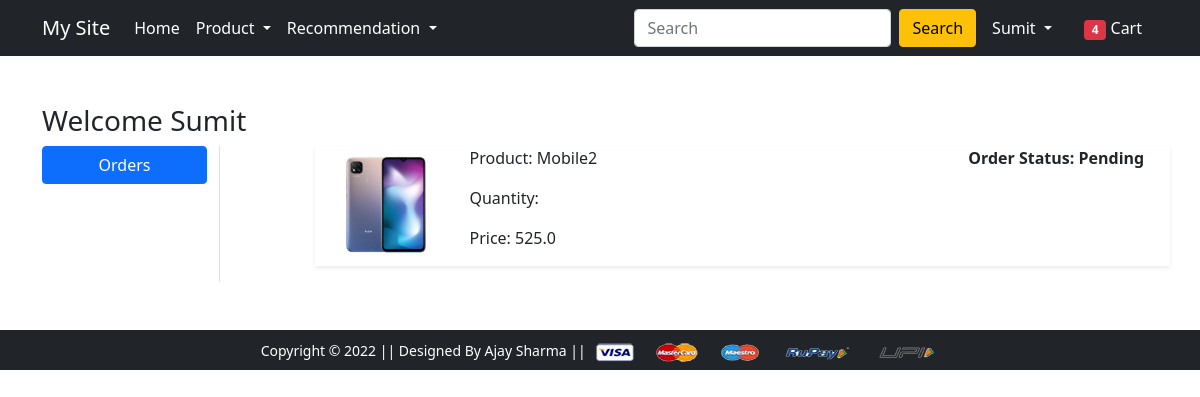
Page /orders/ (signed in) on the committed database.
### apps/models.py (models this page shows, shortened)
class OrderPlaced(models.Model):
    user = models.ForeignKey(User, on_delete=models.CASCADE)
    customer = models.ForeignKey(Customer, on_delete=models.CASCADE)
    product = models.ForeignKey(Product, on_delete=models.CASCADE)
    quantity = models.PositiveBigIntegerField(default=1)
    ordered_date = models.DateTimeField(auto_now_add=True)
    status = models.CharField(max_length=50, choices=STATUS_CHOICES, default='Pending')
    @property
    def total_cost(self):
        return self.quantity * self.product.discounted_price

class Product(models.Model):
    title = models.CharField(max_length=100)
    selling_price = models.FloatField()
    discounted_price = models.FloatField()
    description = models.TextField()
    brand = models.CharField(max_length=100)
    category = models.CharField(choices=CATEGORY_CHOICES, max_length=2)
    product_img = models.ImageField(upload_to='productimg')

### apps/views.py (the view)
# urls.py: path('orders/', views.orders, name='orders'),
@login_required
def orders(request):
    totalitem = 0
    op = OrderPlaced.objects.filter(user=request.user)
    if request.user.is_authenticated:
        totalitem = len(Cart.objects.filter(user=request.user))
    return render(request, 'app/orders.html', {'order_placed': op, 'totalitem': totalitem})

### apps/templates/app/orders.html (shortened to what this page needs)
{% extends 'app/base.html' %}
{% load static %}
{% block main-content %}
<div class="container my-5">
 <div class="row">
 <h3>Welcome <span class="text-capitalize">{{request.user}}</span></h3>
  <div class="col-sm-2 border-end">
   <ul class="list-unstyled">
    <li class="d-grid"><a href="{% url 'orders' %}" class="btn btn-primary">Orders</a></li>
   </ul>
  </div>
  <div class="col-sm-9 offset-sm-1">
    {% for op in order_placed %}
   <div class="row shadow-sm mb-3">
    <div class="col-sm-2">
        <img src="{{op.product.product_img.url}}" alt="" srcset="" class="img-fluid" height="150" width="150">
    </div>
    <div class="col-sm-7">
        <p>Product: {{op.product.title}}</p>
        <p>Quantity: {{op..quantity}}</p>
        <p>Price: {{op.total_cost}}</p>
    </div>
    <div class="col-sm-3 fw-bold">
        <p>Order Status: {{op.status}}</p>
    </div>
   </div>
   {% endfor %}
  </div>
 </div>
</div>
{% endblock main-content %}

### apps/templates/app/base.html (shortened to what this page needs)
<!doctype html>
{% load static %}
<html lang="en">
  <head>
    <link href="https://cdn.jsdelivr.net/npm/bootstrap@5.0.0-beta1/dist/css/bootstrap.min.css" rel="stylesheet">
    <link rel="stylesheet" href="{% static 'app/css/owl.carousel.min.css' %}">
    <link rel="stylesheet" href="https://cdnjs.cloudflare.com/ajax/libs/font-awesome/4.7.0/css/font-awesome.min.css">
    <link rel="stylesheet" href="{% static 'app/css/all.min.css' %}">
    <link rel="stylesheet" href="{% static 'app/css/style.css' %}">
  </head>
  <body>
    <nav class="navbar navbar-expand-lg navbar-dark bg-dark">
     <div class="container">
       <a class="navbar-brand" href="/">My Site</a>
       <div class="collapse navbar-collapse" id="navbarSupportedContent">
         <ul class="navbar-nav me-auto mb-2 mb-lg-0">
           <li class="nav-item">
             <a class="nav-link active" aria-current="page" href="/">Home</a>
           </li>
           <li class="nav-item dropdown">
             <a class="nav-link dropdown-toggle text-white" href="#" id="productDropdown" role="button" data-bs-toggle="dropdown" aria-expanded="false">
               Product
             </a>
           </li>
         <form action="recommed">
          <li class="nav-item dropdown">
             <a class="nav-link dropdown-toggle text-white" href="#" id="productDropdown" role="button" data-bs-toggle="dropdown" aria-expanded="false">
               Recommendation
             </a>
           </li>
           </form>
         </ul>
         <form class="d-flex">
           <input class="form-control me-2" type="search" placeholder="Search" aria-label="Search">
           <button class="btn btn-warning" type="submit">Search</button>
         </form>
         <div>
          <ul class="navbar-nav me-auto mb-2 mb-lg-0">
            {% if request.user.is_authenticated %}
            <li class="nav-item dropdown mx-2">
              <a class="nav-link dropdown-toggle text-white" href="#" id="profileDropdown" role="button" data-bs-toggle="dropdown" aria-expanded="false">
                {{request.user.username|capfirst}}
              </a>
            </li>
            <li class="nav-item mx-2">
              <a href="{% url 'showcart' %}" class="nav-link text-white"><span class="badge bg-danger">4</span> Cart </a>
             </li>
             {% endif %}
          </ul>
         </div>
       </div>
     </div>
    </nav>
    {% block main-content %} {% endblock main-content %}
    <footer class="container-fluid bg-dark text-center p-2 mt-5">
        <small class="text-white">Copyright &copy; 2022 || Designed By Ajay Sharma || </small>
        <img src="{% static 'app/images/payment.png' %}" alt="" srcset="" class="img-fluid" height="2px">
    </footer>
  </body>
</html>

### rows in the picture
OrderPlaced: product.product_img (picture), product "Mobile2", total_cost "525.0", status "Pending"

### other values in the picture
{{ request.user.username|capfirst }} "Sumit"
{{ request.user }} "Sumit"
